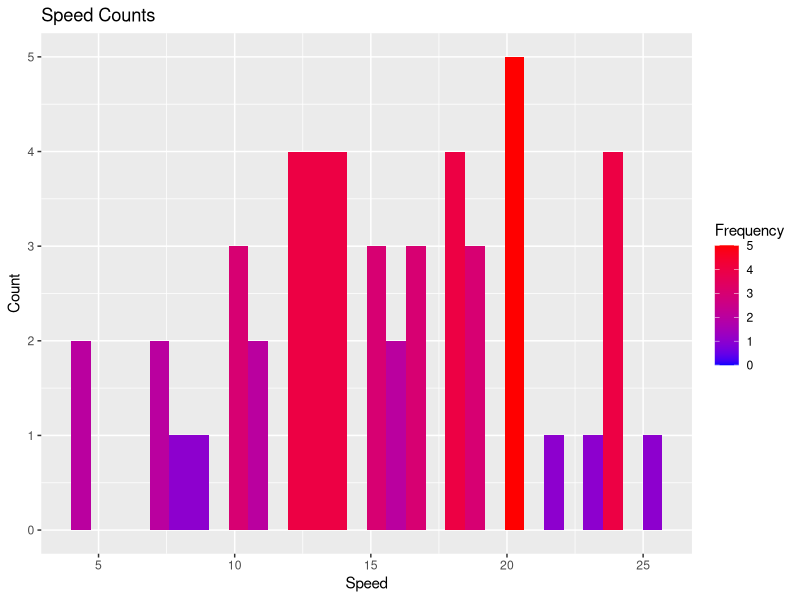
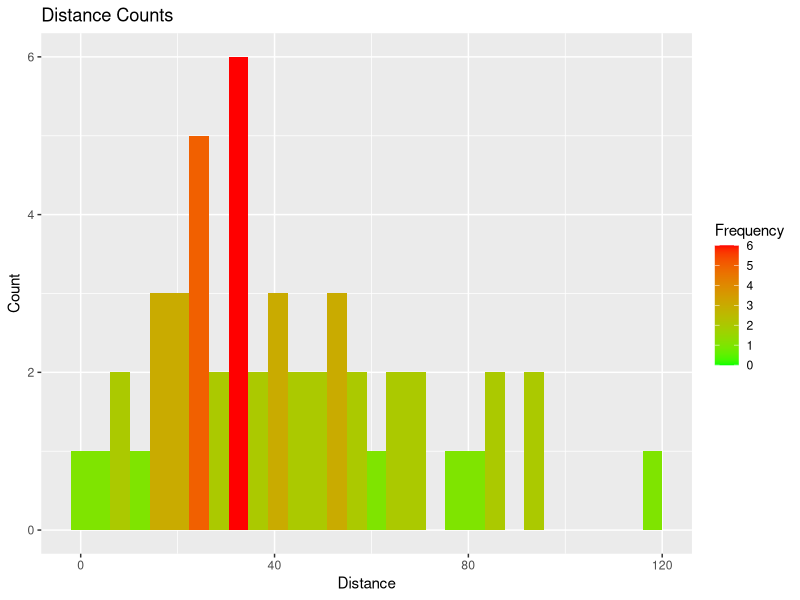
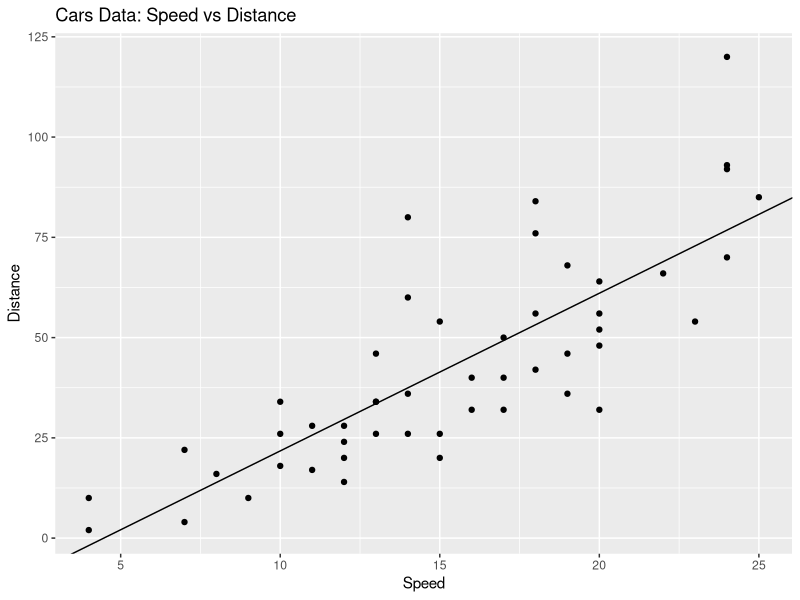
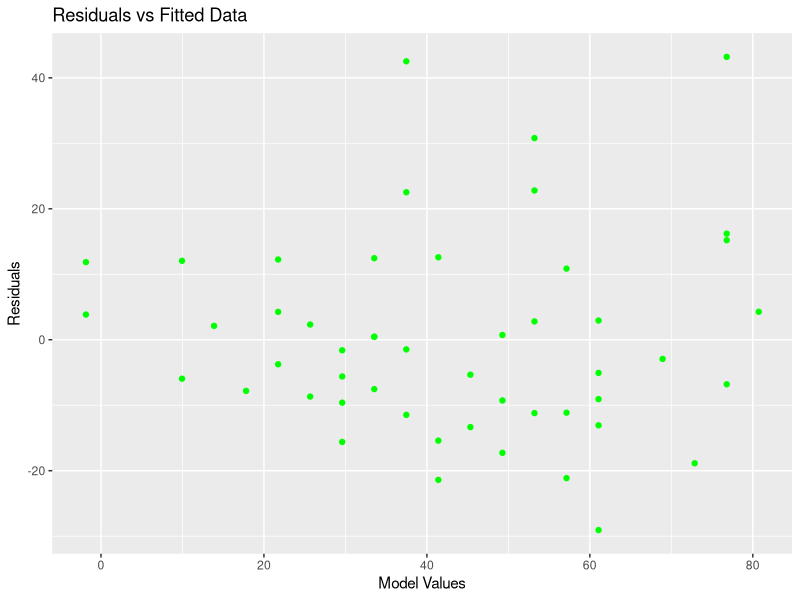
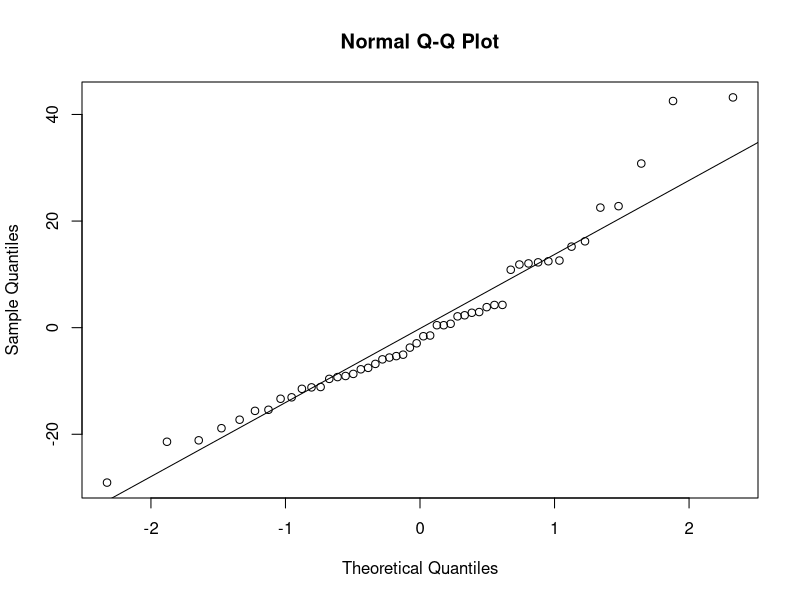

The R script that drew these images, in order:
## ---- chunk 1
library(ggplot2)
library(dplyr)

df = arrange(cars, speed)

ggplot(data=df, aes(df$speed)) + 
  geom_histogram(aes(fill = ..count..)) +
  scale_fill_gradient("Frequency", low = "blue", high = "red") +
  labs(title = "Speed Counts") +
  labs(x = "Speed") +
  labs(y = "Count")
## ---- chunk 2
ggplot(data=df, aes(df$dist)) + 
  geom_histogram(aes(fill = ..count..)) +
  scale_fill_gradient("Frequency", low = "green", high = "red") +
  labs(title = "Distance Counts") +
  labs(x = "Distance") +
  labs(y = "Count")
## ---- chunk 3
Correlation <- function() {
  x = cars$speed
  y = cars$dist
  c = cor(x, y)
  print (c)
  return (c)
}

d = Correlation()
## ---- chunk 4
  model = lm (df$dist ~ df$speed, data = df)
  modelsum = summary(model)
  print(modelsum)
  
  model$coefficients[2]
  model$coefficients[1]
## ---- chunk 5
ggplot(df, aes(speed, dist)) + geom_point(colour="black") + 
    geom_abline(aes(slope=model$coefficients[2], intercept=model$coefficients[1])) +
    labs(title = "Cars Data: Speed vs Distance") +
    xlab("Speed") + 
    ylab("Distance")
## ---- chunk 6
ggplot(model, aes(.fitted, .resid)) + 
  geom_point(color = "green") +
  labs(title = "Residuals vs Fitted Data") +
  labs(x = "Model Values") +
  labs(y = "Residuals")
## ---- chunk 7
qqnorm(resid(model))
qqline(resid(model))
